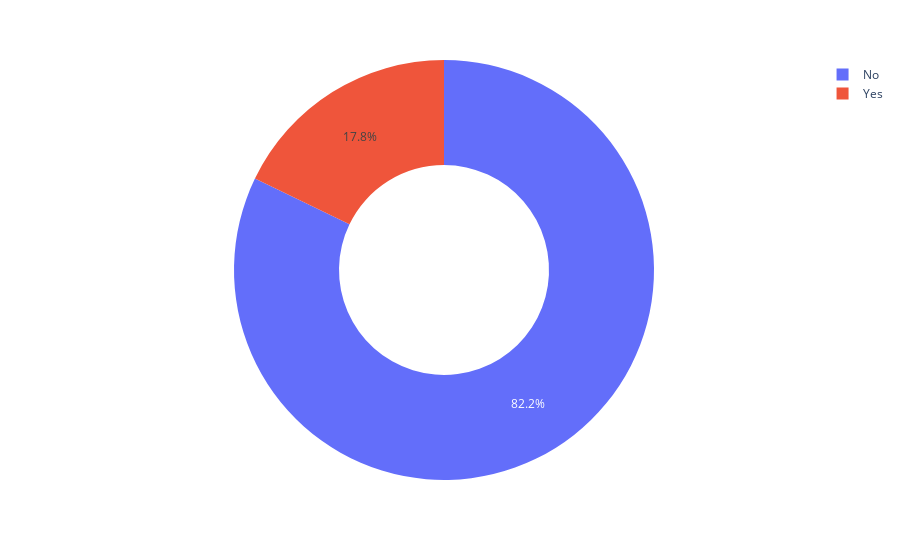

This figure's notebook cell:
### Code cell
diag=px.pie(df,names="Churn",values="TotalCharges",hole=0.5)
diag.show()

### Figure 1 — Plotly figure (JSON) as saved in the notebook; plotly's stock layout.template omitted (floating-point values rounded to 4 significant figures; data arrays with more than 128 entries replaced by an {"elided": "..."} marker saying what was removed)
{"data": [{"domain": {"x": [0, 1], "y": [0, 1]}, "hole": 0.5, "hovertemplate": "Churn=%{label}<br>TotalCharges=%{value}<extra></extra>", "labels": {"elided": "7032 str values"}, "legendgroup": "", "name": "", "showlegend": true, "type": "pie", "values": {"elided": "7032 float values"}}], "layout": {"legend": {"tracegroupgap": 0}, "margin": {"t": 60}}}
